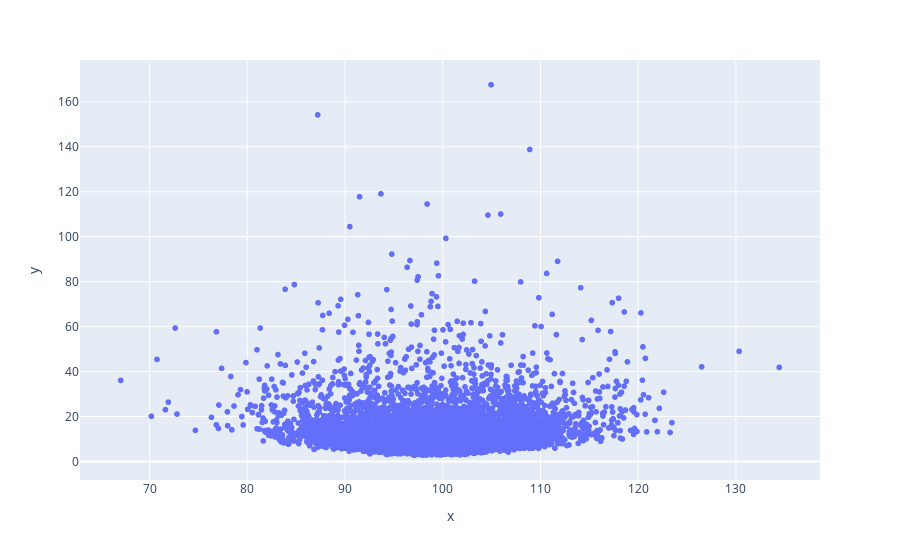

The cell this chart's notebook holds for it:
### Code cell
fig = px.scatter(x=trace['mu'], y=trace['sigma'], color_continuous_scale=True)
fig.show()

### Figure 1 — Plotly figure (JSON) as saved in the notebook; plotly's stock layout.template omitted (floating-point values rounded to 4 significant figures; data arrays with more than 128 entries replaced by an {"elided": "..."} marker saying what was removed)
{"data": [{"hovertemplate": "x=%{x}<br>y=%{y}<extra></extra>", "legendgroup": "", "marker": {"color": "#636efa", "symbol": "circle"}, "mode": "markers", "name": "", "showlegend": false, "type": "scattergl", "x": {"elided": "10000 float values"}, "xaxis": "x", "y": {"elided": "10000 float values"}, "yaxis": "y"}], "layout": {"legend": {"tracegroupgap": 0}, "margin": {"t": 60}, "xaxis": {"anchor": "y", "domain": [0, 1], "title": {"text": "x"}}, "yaxis": {"anchor": "x", "domain": [0, 1], "title": {"text": "y"}}}}
